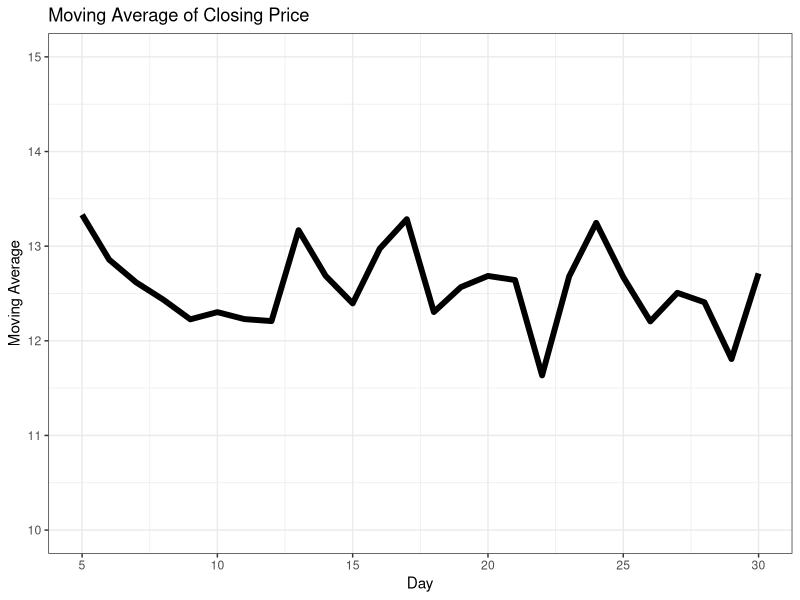
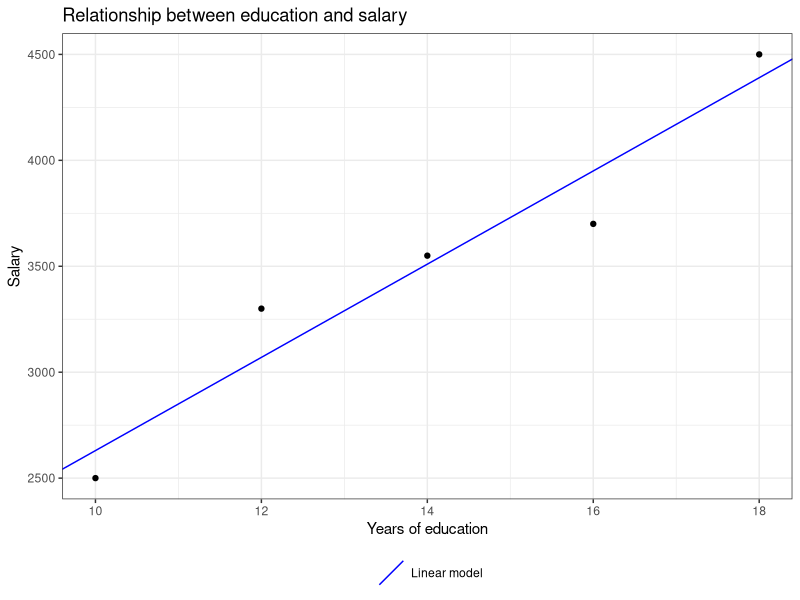

The R source for these figures, in order:
## ---- chunk 1
# Setting the seed to ensure reproducibility
set.seed(42)

# Generating a random number between -10 and 10
number <- sample(-10:10, 1)

if (number > 0) {
  print("The number is positive.")
} else {
  print("The number is negative or zero.")
}
## ---- chunk 2
# Determining the company's classification based on annual revenue
annual_revenue <- 1500000

if (annual_revenue >= 2000000) {
  print("Large Company")
} else if (annual_revenue >= 1000000) {
  print("Medium Company")
} else if (annual_revenue >= 500000) {
  print("Small Company")
} else {
  print("Microenterprise")
}
## ---- chunk 3
# Example of a for loop to iterate over indices
for (i in 1:5) {
  print(i)
}
## ---- chunk 4
# Example of a for loop to iterate over elements of a vector
customers <- c("John", "Mary", "Joseph", "Anna")
for (name in customers) {
  print(name)
}
## ---- chunk 5
set.seed(42)
gdp_countries <- runif(10, min = 25000000, max = 40000000)
population_countries <- runif(10, min = 1000000, max = 15000000)

gdp_per_capita <- numeric(length = 10)

# For loop to calculate per capita GDP for each country
for (i in 1:10) {
  # Calculating per capita GDP
  gdp_per_capita[i] <- gdp_countries[i] / population_countries[i]
}
print(round(gdp_per_capita, 3))
## ---- chunk 6
set.seed(42)
stock_price <- runif(30, min = 9, max = 15)
## ---- chunk 7
moving_average <- numeric(length = 26)  # Vector to store the moving average

for (i in 5:30) {
  moving_average[i - 4] <- mean(stock_price[(i - 4):i])
}
## ---- chunk 8
print(moving_average)
## ---- chunk 9
ggplot2::ggplot(tidyr::tibble(t=5:30, mm=moving_average), ggplot2::aes(t, mm)) +
  ggplot2::geom_line(linewidth=2) +
  ggplot2::scale_x_continuous(breaks=seq(5,30,5)) +
  ggplot2::labs(x="Day", y="Moving Average", title="Moving Average of Closing Price") +
  ggplot2::ylim(10,15) +
  ggplot2::theme_bw()
## ---- chunk 10
actions <- c("Learn to code in R",
             "Learn to code in Python",
             "Make coffee",
             "Rest")

set.seed(42)
action <- sample(actions, 1)
print(action)
## ---- chunk 11
set.seed(420)
while (action != "Rest") {
  action <- sample(actions, 1)
  print(action)
}
## ---- chunk 12
set.seed(42)  # Set seed for reproducibility

# Initial population
population <- 1000

# Annual population growth rate (in decimal)
growth_rate <- 0.02

# Desired population limit
population_limit <- 2000

# Initialize year counter
years <- 0

# Simulating population growth until the limit is reached
while (population < population_limit) {
  # Calculate new individuals this year
  new_individuals <- population * growth_rate
  
  # Increment population with new individuals
  population <- population + new_individuals
  
  # Increment year counter
  years <- years + 1
}

# Print the number of years required to reach the population limit
print(paste("It took", years, "years to reach a population of", population))
## ---- chunk 13
# Function to perform simple linear regression
linear_regression <- function(x, y) {
  model <- lm(y ~ x)  # Creating the linear regression model
  return(model)  # Returning the model
}

# Example data: salary (y) as a function of years of education (x)
education_years <- c(10, 12, 14, 16, 18)
salary <- c(2500, 3300, 3550, 3700, 4500)

# Calling the linear regression function
regression_model <- linear_regression(education_years, salary)
## ---- chunk 14
# Display regression results
summary(regression_model)
## ---- chunk 15
coefs <- data.frame(intercept = coef(regression_model)[1],
                    slope = coef(regression_model)[2],
                    class = "coef")

ggplot2::ggplot(tidyr::tibble(education_years = education_years,
                              salary = salary),
                ggplot2::aes(education_years, salary)) +
  ggplot2::geom_point() +
  ggplot2::geom_abline(data = coefs,
                       ggplot2::aes(intercept = intercept, slope = slope, color = class),
                       show.legend = TRUE) +
  ggplot2::scale_color_manual(breaks = c("coef"), 
                              values = "blue", labels = c("Linear model")) +
  ggplot2::labs(x = "Years of education", y = "Salary", 
                title = "Relationship between education and salary", color = "") +
  ggplot2::theme_bw() +
  ggplot2::theme(legend.position = "bottom")
